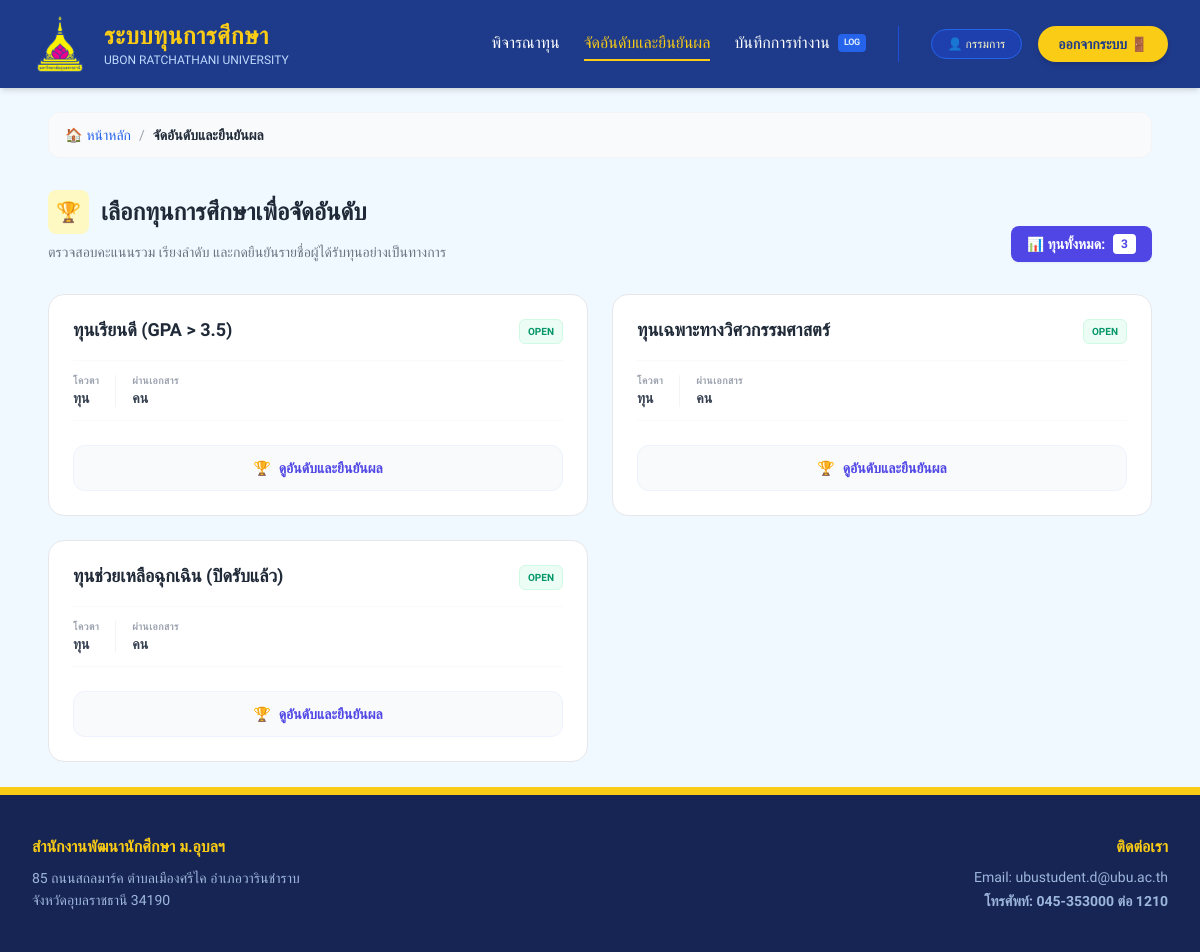
/director/ranking-selection, run on an earlier commit of the app's database.
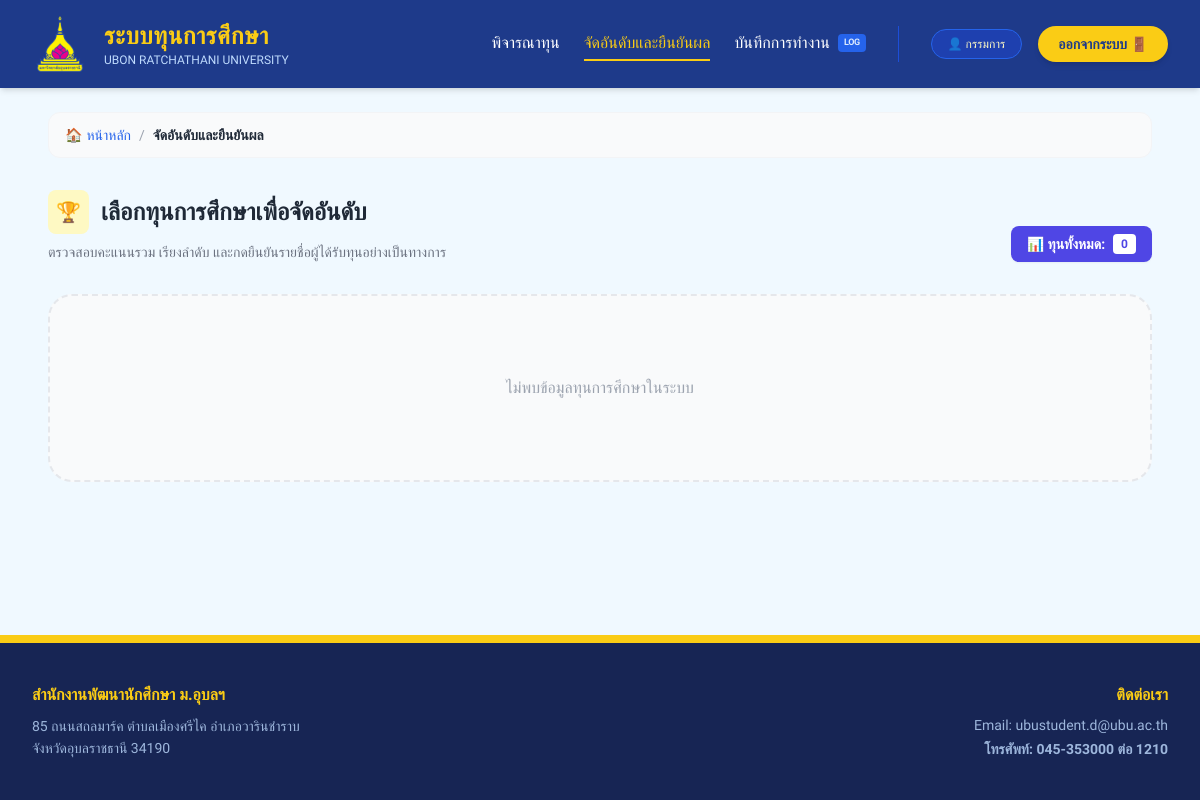
And on a later commit of the database.
### models.py (models this page shows, shortened)
class Scholarship(db.Model):
    __tablename__ = 'scholarship'
    id = db.Column(db.Integer, primary_key=True)
    name = db.Column(db.String(100), nullable=False) # ชื่อทุน
    amount = db.Column(db.Float, nullable=True) # ทุนละเท่าไหร่
    start_date        = db.Column(db.DateTime)          # วันที่เริ่มเปิดรับ
    end_date          = db.Column(db.DateTime)          # วันที่ปิดรับ
    faculty_condition = db.Column(db.String(255))       # คณะที่ระบุ หรือ "ทุกคณะ"
    min_gpax          = db.Column(db.Float, default=0.0) # เกรดเฉลี่ยขั้นต่ำ
    income_cap        = db.Column(db.Float)             # รายได้ครอบครัวไม่เกิน
    number_of_scholarships = db.Column(db.Integer)           # จำนวนทุนที่เปิดรับ
    scholarship_type  = db.Column(db.String(50)) # ประเภทของทุน (เช่น ทุน ภายใน/ภายนอก/บริจาค)
    provider          = db.Column(db.String(100)) # หน่วยงานของทุนนั้นๆ
    status            = db.Column(db.String(20), default='open')  # สถานะของทุน open(เปิดรับ),checking=close(กำลังตรวจสอบ,ปิดทุน), interview(รายชื่อสัมภาษณ์), announce(รายชื่อได้รับทุน)
    interview_file_url = db.Column(db.String(500))    # ลิงก์ไฟล์ประกาศสัมภาษณ์
    announce_file_url = db.Column(db.String(500))     # ลิงก์ไฟล์ประกาศคนได้ทุน
    image = db.Column(db.String(200), nullable=True) # ชื่อไฟล์ภาพ
    qualifications = db.Column(db.Text, nullable=True) # คุณสมบัติ
    conditions = db.Column(db.Text, nullable=True) # เงื่อนไข
    scholarship_nature = db.Column(db.String(50), nullable=True) # ลักษณะทุน (ทุนรายปี, ฯลฯ)
    required_documents = db.Column(db.Text, nullable=True) # เอกสารที่ต้องส่ง
    criteria     = db.relationship('Criterion',   backref='scholarship', lazy=True)
    applications = db.relationship('Application', backref='scholarship', lazy=True)

### routes/director_routes.py (the view)
@director_bp.route("/ranking-selection")
def ranking_selection():
    scholarships = Scholarship.query.all()
    return render_template("director/ranking_selection.html", scholarships=scholarships)

### templates/director/ranking_selection.html (shortened to what this page needs)
{% extends "layouts/base_director.html" %}
{% block content %}
<div class="max-w-6xl mx-auto font-prompt p-6">
    <nav class="flex items-center text-sm font-medium mb-8 space-x-2 no-print bg-gray-50 py-3 px-4 rounded-xl border border-gray-100">
        <a href="{{ url_for('director.home') }}" class="text-blue-600 hover:text-blue-800 transition flex items-center gap-1">
            <span>🏠</span> หน้าหลัก
        </a>
        <span class="text-gray-400">/</span>
        <span class="text-gray-800 font-bold">จัดอันดับและยืนยันผล</span>
    </nav>
    <div class="mb-8 flex flex-col md:flex-row md:items-end justify-between gap-4">
        <div>
            <h2 class="text-2xl font-extrabold text-gray-800 flex items-center gap-3">
                <span class="bg-yellow-100 p-2 rounded-lg text-xl">🏆</span>
                เลือกทุนการศึกษาเพื่อจัดอันดับ
            </h2>
            <p class="text-gray-500 text-sm mt-2">ตรวจสอบคะแนนรวม เรียงลำดับ และกดยืนยันรายชื่อผู้ได้รับทุนอย่างเป็นทางการ</p>
        </div>
        <div class="bg-indigo-600 text-white px-4 py-2 rounded-lg shadow-sm text-sm font-bold flex items-center gap-2">
            <span>📊 ทุนทั้งหมด:</span>
            <span class="bg-white text-indigo-600 px-2 py-0.5 rounded text-xs">{{ scholarships|length }}</span>
        </div>
    </div>
    <div class="grid grid-cols-1 md:grid-cols-2 lg:grid-cols-2 gap-6">
        {% for scholarship in scholarships %}
        <div class="bg-white p-6 rounded-2xl border border-gray-200 hover:border-indigo-400 hover:shadow-xl transition-all duration-300 group flex flex-col justify-between">
            <div>
                <div class="flex justify-between items-start mb-4">
                    <h3 class="text-lg font-bold text-gray-800 group-hover:text-indigo-600 transition-colors leading-tight">
                        {{ scholarship.name }}
                    </h3>
                    <span class="bg-emerald-50 text-emerald-600 text-[10px] font-bold px-2 py-1 rounded-md border border-emerald-100">OPEN</span>
                </div>
                <div class="flex items-center gap-4 py-3 border-y border-gray-50 mb-4">
                    <div class="flex flex-col">
                        <span class="text-[10px] text-gray-400 uppercase font-bold tracking-wider">โควตา</span>
                        <span class="text-sm font-bold text-gray-700">{{ scholarship.quota }} ทุน</span>
                    </div>
                    <div class="flex flex-col">
                        <span class="text-[10px] text-gray-400 uppercase font-bold tracking-wider">ผ่านเอกสาร</span>
                        <span class="text-sm font-bold text-gray-700">{{ scholarship.passed_docs }} คน</span>
                    </div>
                </div>
            </div>
            <div class="mt-2">
                <a href="{{ url_for('director.scholarship_ranking', scholarship_id=scholarship.id) }}"
                   class="w-full bg-gray-50 text-indigo-600 group-hover:bg-indigo-600 group-hover:text-white px-4 py-3 rounded-xl text-sm font-bold transition-all flex items-center justify-center gap-2 border border-indigo-50 group-hover:border-indigo-600">
                    <span>🏆</span> ดูอันดับและยืนยันผล
                </a>
            </div>
        </div>
        {% else %}
        <div class="col-span-full py-20 text-center bg-gray-50 rounded-3xl border-2 border-dashed border-gray-200">
            <p class="text-gray-400">ไม่พบข้อมูลทุนการศึกษาในระบบ</p>
        </div>
        {% endfor %}
    </div>
</div>
{% endblock %}

What changed in the data, as far as the page shows it:
removed Scholarship: name "ทุนเรียนดี (GPA > 3.5)"
removed Scholarship: name "ทุนเฉพาะทางวิศวกรรมศาสตร์"
removed Scholarship: name "ทุนช่วยเหลือฉุกเฉิน (ปิดรับแล้ว)"
Also different on the page:
{{ scholarships|length }}: "3" → "0"
text now shown: "ไม่พบข้อมูลทุนการศึกษาในระบบ"
